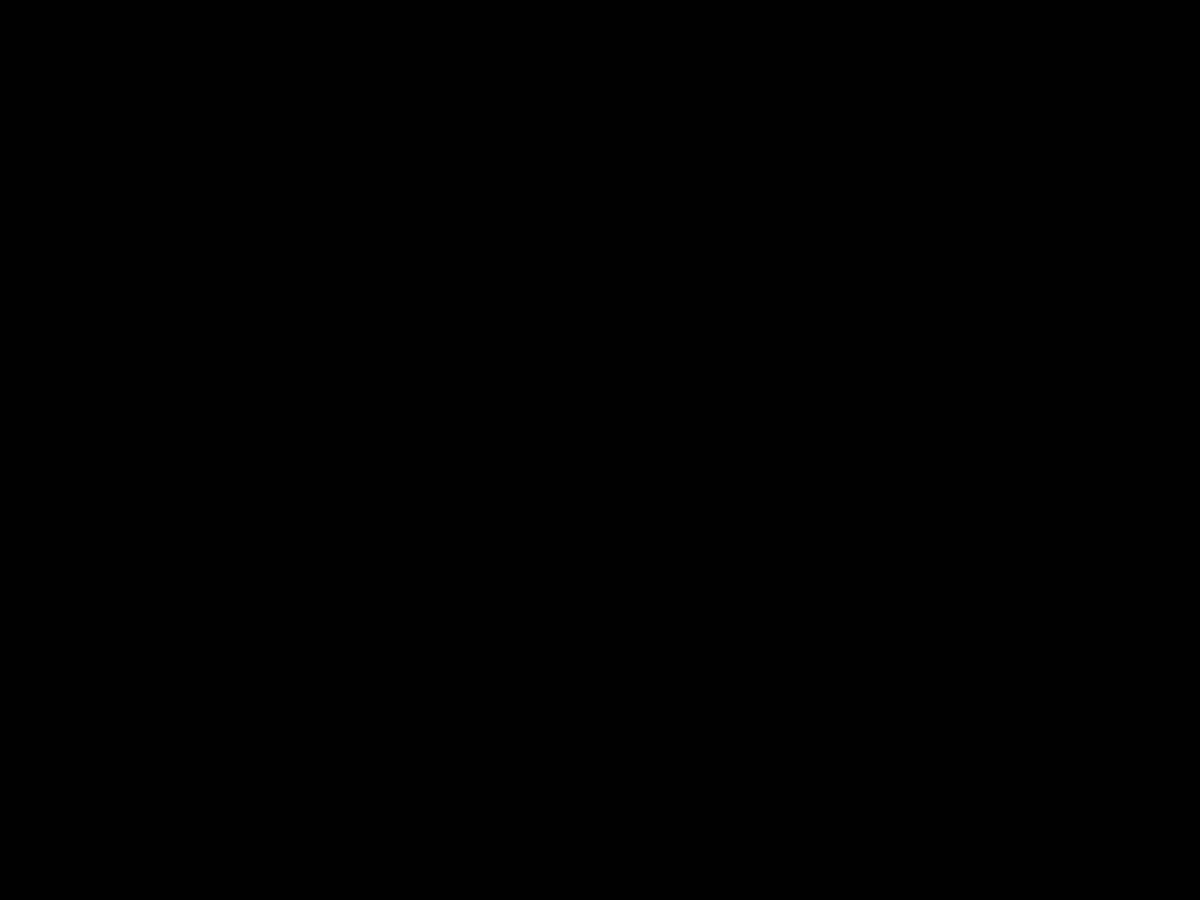
Frame 1 (no input)
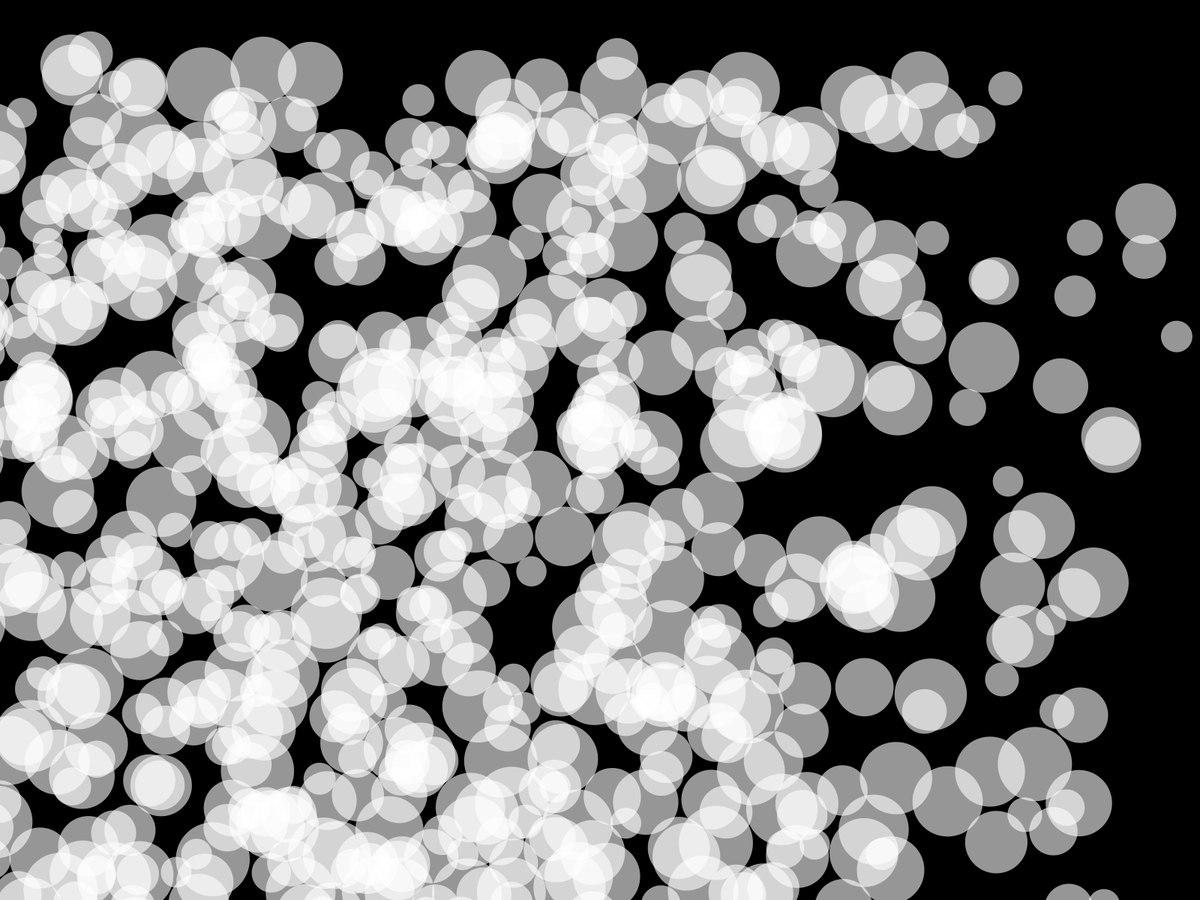
Frame 60 (the mouse pressed at the canvas centre just before this capture)
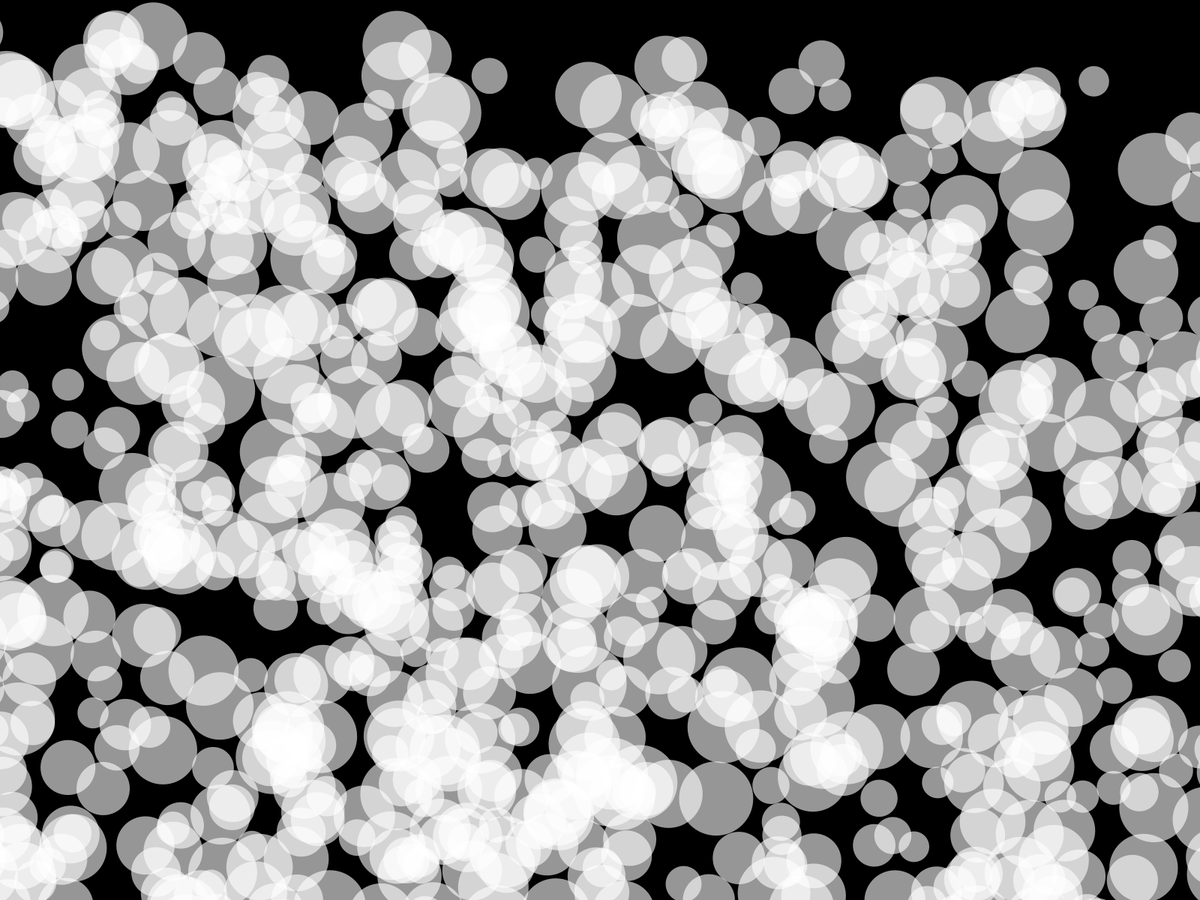
Frame 120 (the mouse held since frame 60 and released just before this capture)

The Processing sketch that drew these frames (run headless with seeded random() and noise(); from frame 60 on, the mouse is pressed at the canvas centre):

// Processing sketch: buble
// ── buble.pde
ArrayList<Meteor> meteors;

void setup() {
  fullScreen();
  meteors = new ArrayList<Meteor>();
  for (int i = 0; i < 1000; i++) {
    meteors.add(new Meteor());
  }
}

void draw() {
  background(0);
  
  for (Meteor meteor : meteors) {
    meteor.update();
    meteor.display();
  }
}

class Meteor {
  float x, y, speed, radius;
  
  Meteor() {
    x = random(-width/1, -width/2);
    y = random(0, height);
    speed = random(10, 40);
    radius = random(20, 50);
  }
  
  void update() {
    x += speed;
    y += 0.05 * speed; // Mengubah posisi meteor ke bawah agar terlihat melengkung
    if (x > width + radius || y > height + radius) {
      x = random(-width/2, -width/4);
      y = random(0, height);
    }
  }
  
  void display() {
    fill(255, 150);
    noStroke();
    ellipse(x, y, radius*2, radius*2);
  }
}
